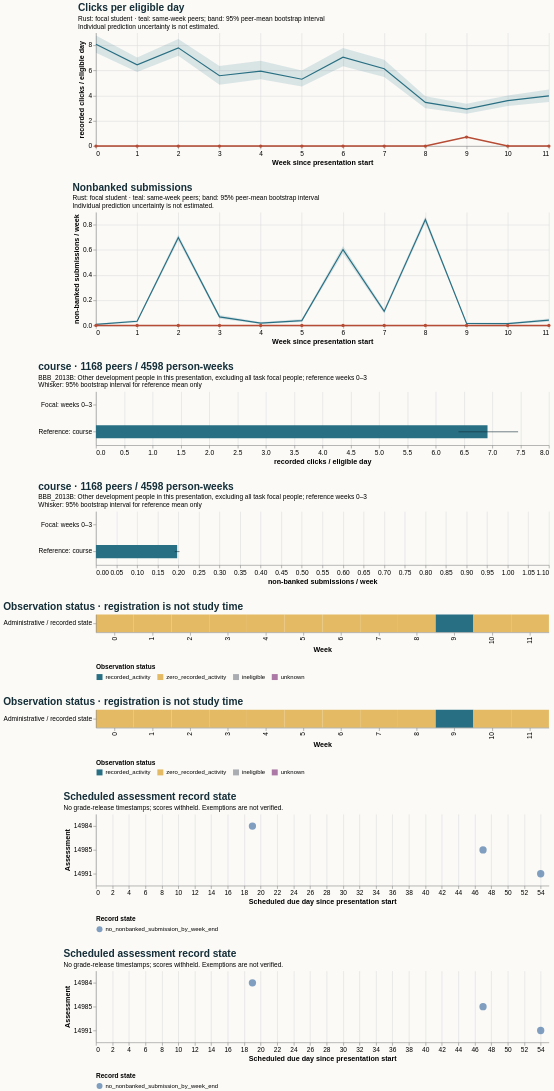

Write the Vega-Lite specification saved for this chart.
### Vega-Lite specification from a JSON file in a GitHub repository (floating-point values rounded to 4 significant figures)
{"$schema": "https://vega.github.io/schema/vega-lite/v5.20.1.json", "config": {"axis": {"labelFontSize": 11, "titleFontSize": 12}, "background": "#fbfaf7", "font": "sans-serif", "title": {"anchor": "start", "color": "#142e38", "fontSize": 17, "subtitleFontSize": 11}, "view": {"continuousHeight": 300, "continuousWidth": 300, "stroke": null}}, "datasets": {"data-20de60db9410549cfde920ceb4c2ba83": [{"end_day": 6, "focal_value": 0.0, "peer_ci_high": 8.78, "peer_ci_low": 7.418, "peer_mean": 8.09, "peer_observations": 1167, "peer_people": 1167, "reference": "course", "unit": "recorded clicks / eligible day", "week": 0}, {"end_day": 13, "focal_value": 0.0, "peer_ci_high": 7.031, "peer_ci_low": 5.882, "peer_mean": 6.449, "peer_observations": 1159, "peer_people": 1159, "reference": "course", "unit": "recorded clicks / eligible day", "week": 1}, {"end_day": 20, "focal_value": 0.0, "peer_ci_high": 8.513, "peer_ci_low": 7.168, "peer_mean": 7.8, "peer_observations": 1140, "peer_people": 1140, "reference": "course", "unit": "recorded clicks / eligible day", "week": 2}, {"end_day": 27, "focal_value": 0.0, "peer_ci_high": 6.354, "peer_ci_low": 4.862, "peer_mean": 5.586, "peer_observations": 1132, "peer_people": 1132, "reference": "course", "unit": "recorded clicks / eligible day", "week": 3}, {"end_day": 34, "focal_value": 0.0, "peer_ci_high": 6.767, "peer_ci_low": 5.314, "peer_mean": 5.952, "peer_observations": 1093, "peer_people": 1093, "reference": "course", "unit": "recorded clicks / eligible day", "week": 4}, {"end_day": 41, "focal_value": 0.0, "peer_ci_high": 6.008, "peer_ci_low": 4.729, "peer_mean": 5.31, "peer_observations": 1086, "peer_people": 1086, "reference": "course", "unit": "recorded clicks / eligible day", "week": 5}, {"end_day": 48, "focal_value": 0.0, "peer_ci_high": 7.785, "peer_ci_low": 6.339, "peer_mean": 7.057, "peer_observations": 1075, "peer_people": 1075, "reference": "course", "unit": "recorded clicks / eligible day", "week": 6}, {"end_day": 55, "focal_value": 0.0, "peer_ci_high": 6.864, "peer_ci_low": 5.489, "peer_mean": 6.139, "peer_observations": 1059, "peer_people": 1059, "reference": "course", "unit": "recorded clicks / eligible day", "week": 7}, {"end_day": 62, "focal_value": 0.0, "peer_ci_high": 3.952, "peer_ci_low": 3.005, "peer_mean": 3.471, "peer_observations": 1049, "peer_people": 1049, "reference": "course", "unit": "recorded clicks / eligible day", "week": 8}, {"end_day": 69, "focal_value": 0.7143, "peer_ci_high": 3.357, "peer_ci_low": 2.564, "peer_mean": 2.935, "peer_observations": 1032, "peer_people": 1032, "reference": "course", "unit": "recorded clicks / eligible day", "week": 9}, {"end_day": 76, "focal_value": 0.0, "peer_ci_high": 4.025, "peer_ci_low": 3.187, "peer_mean": 3.602, "peer_observations": 1026, "peer_people": 1026, "reference": "course", "unit": "recorded clicks / eligible day", "week": 10}, {"end_day": 83, "focal_value": 0.0, "peer_ci_high": 4.484, "peer_ci_low": 3.499, "peer_mean": 3.979, "peer_observations": 1021, "peer_people": 1021, "reference": "course", "unit": "recorded clicks / eligible day", "week": 11}], "data-27becf0fcdc463d1550ab4b7c6446ddc": [{"eligible_days": 7.0, "end_day": 6, "logging_completeness": "unknown", "observation_status": "zero_recorded_activity", "row": "Administrative / recorded state", "score_status": "withheld_release_time_unknown", "start_day": 0, "value": 0.0, "week": 0}, {"eligible_days": 7.0, "end_day": 13, "logging_completeness": "unknown", "observation_status": "zero_recorded_activity", "row": "Administrative / recorded state", "score_status": "withheld_release_time_unknown", "start_day": 7, "value": 0.0, "week": 1}, {"eligible_days": 7.0, "end_day": 20, "logging_completeness": "unknown", "observation_status": "zero_recorded_activity", "row": "Administrative / recorded state", "score_status": "withheld_release_time_unknown", "start_day": 14, "value": 0.0, "week": 2}, {"eligible_days": 7.0, "end_day": 27, "logging_completeness": "unknown", "observation_status": "zero_recorded_activity", "row": "Administrative / recorded state", "score_status": "withheld_release_time_unknown", "start_day": 21, "value": 0.0, "week": 3}, {"eligible_days": 7.0, "end_day": 34, "logging_completeness": "unknown", "observation_status": "zero_recorded_activity", "row": "Administrative / recorded state", "score_status": "withheld_release_time_unknown", "start_day": 28, "value": 0.0, "week": 4}, {"eligible_days": 7.0, "end_day": 41, "logging_completeness": "unknown", "observation_status": "zero_recorded_activity", "row": "Administrative / recorded state", "score_status": "withheld_release_time_unknown", "start_day": 35, "value": 0.0, "week": 5}, {"eligible_days": 7.0, "end_day": 48, "logging_completeness": "unknown", "observation_status": "zero_recorded_activity", "row": "Administrative / recorded state", "score_status": "withheld_release_time_unknown", "start_day": 42, "value": 0.0, "week": 6}, {"eligible_days": 7.0, "end_day": 55, "logging_completeness": "unknown", "observation_status": "zero_recorded_activity", "row": "Administrative / recorded state", "score_status": "withheld_release_time_unknown", "start_day": 49, "value": 0.0, "week": 7}, {"eligible_days": 7.0, "end_day": 62, "logging_completeness": "unknown", "observation_status": "zero_recorded_activity", "row": "Administrative / recorded state", "score_status": "withheld_release_time_unknown", "start_day": 56, "value": 0.0, "week": 8}, {"eligible_days": 7.0, "end_day": 69, "logging_completeness": "unknown", "observation_status": "recorded_activity", "row": "Administrative / recorded state", "score_status": "withheld_release_time_unknown", "start_day": 63, "value": 0.7143, "week": 9}, {"eligible_days": 7.0, "end_day": 76, "logging_completeness": "unknown", "observation_status": "zero_recorded_activity", "row": "Administrative / recorded state", "score_status": "withheld_release_time_unknown", "start_day": 70, "value": 0.0, "week": 10}, {"eligible_days": 7.0, "end_day": 83, "logging_completeness": "unknown", "observation_status": "zero_recorded_activity", "row": "Administrative / recorded state", "score_status": "withheld_release_time_unknown", "start_day": 77, "value": 0.0, "week": 11}], "data-28eabd5511305467515cc635f9ae0115": [{"hi": null, "lo": null, "series": "Focal: weeks 0–3", "value": 0.0}, {"hi": 0.203, "lo": 0.1912, "series": "Reference: course", "value": 0.1972}], "data-78474847ef2dfe2c317e2578d48ebc1c": [{"as_of_day": 20, "assessment_id": 14984, "course": "BBB_2013B", "due_day": 19, "person_id": 351543, "score_status": "withheld_release_time_unknown", "state": "no_nonbanked_submission_by_week_end", "week": 2}, {"as_of_day": 48, "assessment_id": 14985, "course": "BBB_2013B", "due_day": 47, "person_id": 351543, "score_status": "withheld_release_time_unknown", "state": "no_nonbanked_submission_by_week_end", "week": 6}, {"as_of_day": 55, "assessment_id": 14991, "course": "BBB_2013B", "due_day": 54, "person_id": 351543, "score_status": "withheld_release_time_unknown", "state": "no_nonbanked_submission_by_week_end", "week": 7}], "data-a889975b9863af7114661b36bc8c9f61": [{"hi": null, "lo": null, "series": "Focal: weeks 0–3", "value": 0.0}, {"hi": 7.456, "lo": 6.403, "series": "Reference: course", "value": 6.916}], "data-c2cb2e72b246609f7daf8cd69f9eeccc": [{"end_day": 6, "focal_value": 0.0, "peer_ci_high": 0.01285, "peer_ci_low": 0.003428, "peer_mean": 0.007712, "peer_observations": 1167, "peer_people": 1167, "reference": "course", "unit": "non-banked submissions / week", "week": 0}, {"end_day": 13, "focal_value": 0.0, "peer_ci_high": 0.04228, "peer_ci_low": 0.0233, "peer_mean": 0.03279, "peer_observations": 1159, "peer_people": 1159, "reference": "course", "unit": "non-banked submissions / week", "week": 1}, {"end_day": 20, "focal_value": 0.0, "peer_ci_high": 0.7219, "peer_ci_low": 0.6737, "peer_mean": 0.6991, "peer_observations": 1140, "peer_people": 1140, "reference": "course", "unit": "non-banked submissions / week", "week": 2}, {"end_day": 27, "focal_value": 0.0, "peer_ci_high": 0.0835, "peer_ci_low": 0.05389, "peer_mean": 0.06802, "peer_observations": 1132, "peer_people": 1132, "reference": "course", "unit": "non-banked submissions / week", "week": 3}, {"end_day": 34, "focal_value": 0.0, "peer_ci_high": 0.02653, "peer_ci_low": 0.01141, "peer_mean": 0.0183, "peer_observations": 1093, "peer_people": 1093, "reference": "course", "unit": "non-banked submissions / week", "week": 4}, {"end_day": 41, "focal_value": 0.0, "peer_ci_high": 0.05064, "peer_ci_low": 0.0267, "peer_mean": 0.03867, "peer_observations": 1086, "peer_people": 1086, "reference": "course", "unit": "non-banked submissions / week", "week": 5}, {"end_day": 48, "focal_value": 0.0, "peer_ci_high": 0.6307, "peer_ci_low": 0.5716, "peer_mean": 0.6028, "peer_observations": 1075, "peer_people": 1075, "reference": "course", "unit": "non-banked submissions / week", "week": 6}, {"end_day": 55, "focal_value": 0.0, "peer_ci_high": 0.1313, "peer_ci_low": 0.09533, "peer_mean": 0.1114, "peer_observations": 1059, "peer_people": 1059, "reference": "course", "unit": "non-banked submissions / week", "week": 7}, {"end_day": 62, "focal_value": 0.0, "peer_ci_high": 0.8675, "peer_ci_low": 0.8146, "peer_mean": 0.8408, "peer_observations": 1049, "peer_people": 1049, "reference": "course", "unit": "non-banked submissions / week", "week": 8}, {"end_day": 69, "focal_value": 0.0, "peer_ci_high": 0.02326, "peer_ci_low": 0.008721, "peer_mean": 0.0155, "peer_observations": 1032, "peer_people": 1032, "reference": "course", "unit": "non-banked submissions / week", "week": 9}, {"end_day": 76, "focal_value": 0.0, "peer_ci_high": 0.02144, "peer_ci_low": 0.007797, "peer_mean": 0.01462, "peer_observations": 1026, "peer_people": 1026, "reference": "course", "unit": "non-banked submissions / week", "week": 10}, {"end_day": 83, "focal_value": 0.0, "peer_ci_high": 0.05485, "peer_ci_low": 0.02887, "peer_mean": 0.04212, "peer_observations": 1021, "peer_people": 1021, "reference": "course", "unit": "non-banked submissions / week", "week": 11}], "data-ea6d744fa04fa5e2797d42ba3714c2c5": [{"eligible_days": 7.0, "end_day": 6, "logging_completeness": "unknown", "observation_status": "zero_recorded_activity", "row": "Administrative / recorded state", "score_status": "withheld_release_time_unknown", "start_day": 0, "value": 0.0, "week": 0}, {"eligible_days": 7.0, "end_day": 13, "logging_completeness": "unknown", "observation_status": "zero_recorded_activity", "row": "Administrative / recorded state", "score_status": "withheld_release_time_unknown", "start_day": 7, "value": 0.0, "week": 1}, {"eligible_days": 7.0, "end_day": 20, "logging_completeness": "unknown", "observation_status": "zero_recorded_activity", "row": "Administrative / recorded state", "score_status": "withheld_release_time_unknown", "start_day": 14, "value": 0.0, "week": 2}, {"eligible_days": 7.0, "end_day": 27, "logging_completeness": "unknown", "observation_status": "zero_recorded_activity", "row": "Administrative / recorded state", "score_status": "withheld_release_time_unknown", "start_day": 21, "value": 0.0, "week": 3}, {"eligible_days": 7.0, "end_day": 34, "logging_completeness": "unknown", "observation_status": "zero_recorded_activity", "row": "Administrative / recorded state", "score_status": "withheld_release_time_unknown", "start_day": 28, "value": 0.0, "week": 4}, {"eligible_days": 7.0, "end_day": 41, "logging_completeness": "unknown", "observation_status": "zero_recorded_activity", "row": "Administrative / recorded state", "score_status": "withheld_release_time_unknown", "start_day": 35, "value": 0.0, "week": 5}, {"eligible_days": 7.0, "end_day": 48, "logging_completeness": "unknown", "observation_status": "zero_recorded_activity", "row": "Administrative / recorded state", "score_status": "withheld_release_time_unknown", "start_day": 42, "value": 0.0, "week": 6}, {"eligible_days": 7.0, "end_day": 55, "logging_completeness": "unknown", "observation_status": "zero_recorded_activity", "row": "Administrative / recorded state", "score_status": "withheld_release_time_unknown", "start_day": 49, "value": 0.0, "week": 7}, {"eligible_days": 7.0, "end_day": 62, "logging_completeness": "unknown", "observation_status": "zero_recorded_activity", "row": "Administrative / recorded state", "score_status": "withheld_release_time_unknown", "start_day": 56, "value": 0.0, "week": 8}, {"eligible_days": 7.0, "end_day": 69, "logging_completeness": "unknown", "observation_status": "recorded_activity", "row": "Administrative / recorded state", "score_status": "withheld_release_time_unknown", "start_day": 63, "value": 0.0, "week": 9}, {"eligible_days": 7.0, "end_day": 76, "logging_completeness": "unknown", "observation_status": "zero_recorded_activity", "row": "Administrative / recorded state", "score_status": "withheld_release_time_unknown", "start_day": 70, "value": 0.0, "week": 10}, {"eligible_days": 7.0, "end_day": 83, "logging_completeness": "unknown", "observation_status": "zero_recorded_activity", "row": "Administrative / recorded state", "score_status": "withheld_release_time_unknown", "start_day": 77, "value": 0.0, "week": 11}]}, "resolve": {"scale": {"color": "independent"}}, "spacing": 28, "vconcat": [{"data": {"name": "data-20de60db9410549cfde920ceb4c2ba83"}, "height": 190, "layer": [{"encoding": {"x": {"axis": {"tickMinStep": 1}, "field": "week", "title": "Week since presentation start", "type": "quantitative"}, "y": {"field": "peer_ci_low", "scale": {"zero": true}, "title": "recorded clicks / eligible day", "type": "quantitative"}, "y2": {"field": "peer_ci_high"}}, "mark": {"color": "#286f83", "opacity": 0.16, "type": "area"}}, {"encoding": {"tooltip": [{"field": "week", "type": "quantitative"}, {"field": "peer_mean", "type": "quantitative"}, {"field": "peer_people", "type": "quantitative"}, {"field": "peer_observations", "type": "quantitative"}], "x": {"field": "week", "type": "quantitative"}, "y": {"field": "peer_mean", "type": "quantitative"}}, "mark": {"color": "#286f83", "strokeWidth": 2, "type": "line"}}, {"encoding": {"tooltip": [{"field": "week", "type": "quantitative"}, {"field": "focal_value", "type": "quantitative"}], "x": {"field": "week", "type": "quantitative"}, "y": {"field": "focal_value", "type": "quantitative"}}, "mark": {"color": "#b64c35", "point": {"color": "#b64c35"}, "strokeWidth": 2.5, "type": "line"}}], "title": {"subtitle": ["Rust: focal student · teal: same-week peers; band: 95% peer-mean bootstrap interval", "Individual prediction uncertainty is not estimated."], "text": "Clicks per eligible day"}, "width": 760}, {"data": {"name": "data-c2cb2e72b246609f7daf8cd69f9eeccc"}, "height": 190, "layer": [{"encoding": {"x": {"axis": {"tickMinStep": 1}, "field": "week", "title": "Week since presentation start", "type": "quantitative"}, "y": {"field": "peer_ci_low", "scale": {"zero": true}, "title": "non-banked submissions / week", "type": "quantitative"}, "y2": {"field": "peer_ci_high"}}, "mark": {"color": "#286f83", "opacity": 0.16, "type": "area"}}, {"encoding": {"tooltip": [{"field": "week", "type": "quantitative"}, {"field": "peer_mean", "type": "quantitative"}, {"field": "peer_people", "type": "quantitative"}, {"field": "peer_observations", "type": "quantitative"}], "x": {"field": "week", "type": "quantitative"}, "y": {"field": "peer_mean", "type": "quantitative"}}, "mark": {"color": "#286f83", "strokeWidth": 2, "type": "line"}}, {"encoding": {"tooltip": [{"field": "week", "type": "quantitative"}, {"field": "focal_value", "type": "quantitative"}], "x": {"field": "week", "type": "quantitative"}, "y": {"field": "focal_value", "type": "quantitative"}}, "mark": {"color": "#b64c35", "point": {"color": "#b64c35"}, "strokeWidth": 2.5, "type": "line"}}], "title": {"subtitle": ["Rust: focal student · teal: same-week peers; band: 95% peer-mean bootstrap interval", "Individual prediction uncertainty is not estimated."], "text": "Nonbanked submissions"}, "width": 760}, {"data": {"name": "data-a889975b9863af7114661b36bc8c9f61"}, "height": 90, "layer": [{"encoding": {"x": {"field": "value", "scale": {"domain": [0, 7.828], "zero": true}, "title": "recorded clicks / eligible day", "type": "quantitative"}, "y": {"field": "series", "sort": null, "title": null, "type": "nominal"}}, "mark": {"color": "#286f83", "size": 22, "type": "bar"}}, {"encoding": {"x": {"field": "lo", "type": "quantitative"}, "x2": {"field": "hi"}, "y": {"field": "series", "sort": null, "title": null, "type": "nominal"}}, "mark": {"color": "#142e38", "type": "rule"}}], "title": {"subtitle": ["BBB_2013B: Other development people in this presentation, excluding all task focal people; reference weeks 0–3", "Whisker: 95% bootstrap interval for reference mean only"], "text": "course · 1168 peers / 4598 person-weeks"}, "width": 760}, {"data": {"name": "data-28eabd5511305467515cc635f9ae0115"}, "height": 90, "layer": [{"encoding": {"x": {"field": "value", "scale": {"domain": [0, 1.05], "zero": true}, "title": "non-banked submissions / week", "type": "quantitative"}, "y": {"field": "series", "sort": null, "title": null, "type": "nominal"}}, "mark": {"color": "#286f83", "size": 22, "type": "bar"}}, {"encoding": {"x": {"field": "lo", "type": "quantitative"}, "x2": {"field": "hi"}, "y": {"field": "series", "sort": null, "title": null, "type": "nominal"}}, "mark": {"color": "#142e38", "type": "rule"}}], "title": {"subtitle": ["BBB_2013B: Other development people in this presentation, excluding all task focal people; reference weeks 0–3", "Whisker: 95% bootstrap interval for reference mean only"], "text": "course · 1168 peers / 4598 person-weeks"}, "width": 760}, {"data": {"name": "data-27becf0fcdc463d1550ab4b7c6446ddc"}, "encoding": {"color": {"field": "observation_status", "legend": {"labelLimit": 260, "orient": "bottom"}, "scale": {"domain": ["recorded_activity", "zero_recorded_activity", "ineligible", "unknown"], "range": ["#286f83", "#e4bb64", "#aaaeb3", "#ac78a5"]}, "title": "Observation status", "type": "nominal"}, "tooltip": [{"field": "week", "type": "quantitative"}, {"field": "eligible_days", "type": "quantitative"}, {"field": "observation_status", "type": "nominal"}, {"field": "logging_completeness", "type": "nominal"}], "x": {"field": "week", "title": "Week", "type": "ordinal"}, "y": {"field": "row", "title": null, "type": "nominal"}}, "height": 30, "mark": {"type": "rect"}, "title": "Observation status · registration is not study time", "width": 760}, {"data": {"name": "data-ea6d744fa04fa5e2797d42ba3714c2c5"}, "encoding": {"color": {"field": "observation_status", "legend": {"labelLimit": 260, "orient": "bottom"}, "scale": {"domain": ["recorded_activity", "zero_recorded_activity", "ineligible", "unknown"], "range": ["#286f83", "#e4bb64", "#aaaeb3", "#ac78a5"]}, "title": "Observation status", "type": "nominal"}, "tooltip": [{"field": "week", "type": "quantitative"}, {"field": "eligible_days", "type": "quantitative"}, {"field": "observation_status", "type": "nominal"}, {"field": "logging_completeness", "type": "nominal"}], "x": {"field": "week", "title": "Week", "type": "ordinal"}, "y": {"field": "row", "title": null, "type": "nominal"}}, "height": 30, "mark": {"type": "rect"}, "title": "Observation status · registration is not study time", "width": 760}, {"data": {"name": "data-78474847ef2dfe2c317e2578d48ebc1c"}, "encoding": {"color": {"field": "state", "legend": {"labelLimit": 400, "orient": "bottom"}, "title": "Record state", "type": "nominal"}, "tooltip": [{"field": "assessment_id", "type": "quantitative"}, {"field": "due_day", "type": "quantitative"}, {"field": "as_of_day", "type": "quantitative"}, {"field": "state", "type": "nominal"}, {"field": "score_status", "type": "nominal"}], "x": {"field": "due_day", "title": "Scheduled due day since presentation start", "type": "quantitative"}, "y": {"field": "assessment_id", "title": "Assessment", "type": "nominal"}}, "height": 120, "mark": {"filled": true, "size": 150, "type": "point"}, "title": {"subtitle": "No grade-release timestamps; scores withheld. Exemptions are not verified.", "text": "Scheduled assessment record state"}, "width": 760}, {"data": {"name": "data-78474847ef2dfe2c317e2578d48ebc1c"}, "encoding": {"color": {"field": "state", "legend": {"labelLimit": 400, "orient": "bottom"}, "title": "Record state", "type": "nominal"}, "tooltip": [{"field": "assessment_id", "type": "quantitative"}, {"field": "due_day", "type": "quantitative"}, {"field": "as_of_day", "type": "quantitative"}, {"field": "state", "type": "nominal"}, {"field": "score_status", "type": "nominal"}], "x": {"field": "due_day", "title": "Scheduled due day since presentation start", "type": "quantitative"}, "y": {"field": "assessment_id", "title": "Assessment", "type": "nominal"}}, "height": 120, "mark": {"filled": true, "size": 150, "type": "point"}, "title": {"subtitle": "No grade-release timestamps; scores withheld. Exemptions are not verified.", "text": "Scheduled assessment record state"}, "width": 760}]}
